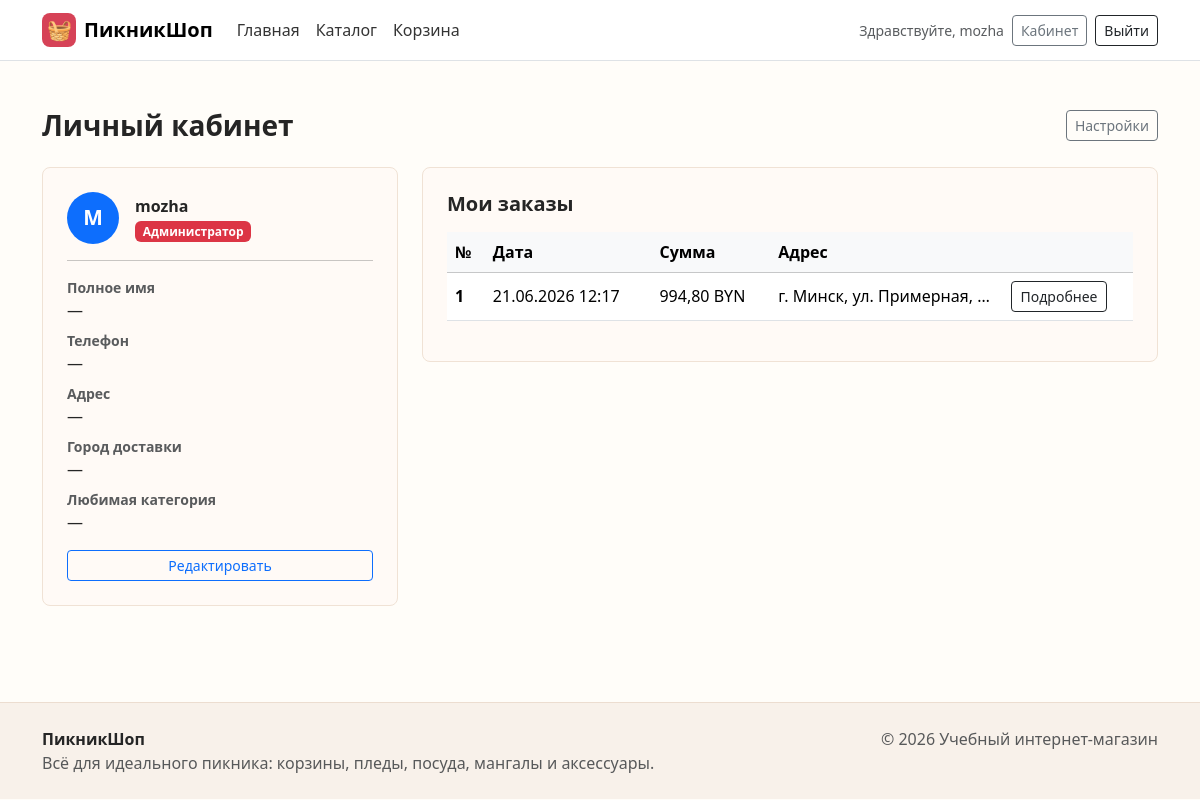
/cabinet/ (signed in), run on the app's committed database.
### shop/models.py (models this page shows, shortened)
class Profile(models.Model):
    user = models.OneToOneField(User, on_delete=models.CASCADE, related_name='profile')
    full_name = models.CharField('Полное имя', max_length=200, blank=True)
    phone = models.CharField('Телефон', max_length=20, blank=True)
    address = models.TextField('Адрес', blank=True)
    favorite_category = models.ForeignKey(
        'Category',
        verbose_name='Любимая категория',
        on_delete=models.SET_NULL,
        null=True, blank=True,
        related_name='+'
    )
    delivery_city = models.CharField('Город доставки', max_length=100, blank=True)
    class Meta:
        verbose_name = 'Профиль'
        verbose_name_plural = 'Профили'
    def role_display(self):
        if self.user.is_superuser:
            return 'Администратор'
        group = self.user.groups.first()
        return group.name if group else 'Покупатель'

class Order(models.Model):
    user = models.ForeignKey(
        User,
        on_delete=models.CASCADE,
        related_name="orders"
    )
    email = models.EmailField()
    shipping_address = models.TextField()
    total_price = models.DecimalField(max_digits=10, decimal_places=2)
    created_at = models.DateTimeField(auto_now_add=True)

### shop/views.py (the view)
# urls.py: path('cabinet/', views.cabinet_view, name='cabinet'),
@login_required
def cabinet_view(request):
    profile, _ = Profile.objects.get_or_create(user=request.user)
    orders = Order.objects.filter(user=request.user).prefetch_related('items').order_by('-created_at')
    categories = Category.objects.all()
    return render(request, 'shop/cabinet.html', {
        'profile': profile,
        'orders': orders,
        'categories': categories,
    })

### shop/models.py (called while the page is built)
    def total_price(self):
        return self.price * self.quantity

### templates/shop/cabinet.html (shortened to what this page needs)
{% extends 'base.html' %}
{% block content %}
<div class="container py-5">
    {% if not user.is_authenticated %}
        <div class="text-center py-5">
            <h2 class="mb-3">Вы не вошли в систему</h2>
            <p class="text-muted mb-4">Для доступа к личному кабинету необходимо войти.</p>
            <a href="{% url 'login' %}" class="btn btn-primary me-2">Войти</a>
            <a href="{% url 'register' %}" class="btn btn-outline-dark">Зарегистрироваться</a>
        </div>
    {% else %}
        <div class="d-flex align-items-center justify-content-between mb-4">
            <h1 class="h3 fw-bold mb-0">Личный кабинет</h1>
            <a href="{% url 'settings' %}" class="btn btn-outline-secondary btn-sm">Настройки</a>
        </div>
        <div class="row g-4">
            <div class="col-lg-4">
                <div class="filter-panel p-4 h-100">
                    <div class="d-flex align-items-center gap-3 mb-3">
                        <div class="bg-primary text-white rounded-circle d-flex align-items-center justify-content-center fw-bold"
                             style="width:52px;height:52px;font-size:1.3rem;">
                            {{ user.username|first|upper }}
                        </div>
                        <div>
                            <div class="fw-bold">{{ user.username }}</div>
                            <span class="badge
                                {% if profile.role_display == 'Администратор' %}bg-danger
                                {% elif profile.role_display == 'Менеджер' %}bg-warning text-dark
                                {% else %}bg-secondary{% endif %}">
                                {{ profile.role_display }}
                            </span>
                        </div>
                    </div>
                    <hr>
                    <div id="profile-display">
                        <dl class="mb-3">
                            <dt class="text-muted small">Полное имя</dt>
                            <dd>{{ profile.full_name|default:"—" }}</dd>
                            <dt class="text-muted small">Телефон</dt>
                            <dd>{{ profile.phone|default:"—" }}</dd>
                            <dt class="text-muted small">Адрес</dt>
                            <dd>{{ profile.address|default:"—" }}</dd>
                            <dt class="text-muted small">Город доставки</dt>
                            <dd>{{ profile.delivery_city|default:"—" }}</dd>
                            <dt class="text-muted small">Любимая категория</dt>
                            <dd>{{ profile.favorite_category|default:"—" }}</dd>
                        </dl>
                        <button class="btn btn-outline-primary btn-sm w-100" id="edit-profile-btn">Редактировать</button>
                    </div>
                </div>
            </div>
            <div class="col-lg-8">
                <div class="filter-panel p-4">
                    <h2 class="h5 fw-bold mb-3">Мои заказы</h2>
                    {% if orders %}
                        <div class="table-responsive">
                            <table class="table table-hover align-middle">
                                <thead class="table-light">
                                    <tr>
                                        <th>№</th>
                                        <th>Дата</th>
                                        <th>Сумма</th>
                                        <th>Адрес</th>
                                        <th></th>
                                    </tr>
                                </thead>
                                <tbody>
                                    {% for order in orders %}
                                        <tr>
                                            <td class="fw-semibold">{{ order.id }}</td>
                                            <td>{{ order.created_at|date:"d.m.Y H:i" }}</td>
                                            <td>{{ order.total_price }} BYN</td>
                                            <td class="text-truncate" style="max-width:200px;">{{ order.shipping_address }}</td>
                                            <td>
                                                <button class="btn btn-outline-dark btn-sm"
                                                        data-bs-toggle="collapse"
                                                        data-bs-target="#order-{{ order.id }}">
                                                    Подробнее
                                                </button>
                                            </td>
                                        </tr>
                                    {% endfor %}
                                </tbody>
                            </table>
                        </div>
                    {% else %}
                        <div class="alert alert-info mb-0">
                            У вас пока нет заказов. <a href="{% url 'product_list' %}">Перейти в каталог</a>.
                        </div>
                    {% endif %}
                </div>
            </div>
        </div>
    {% endif %}
</div>
{% endblock %}

### templates/base.html (shortened to what this page needs)
{% load static %}
<!doctype html>
<html lang="ru">
<head>
    <link href="https://cdn.jsdelivr.net/npm/bootstrap@5.3.3/dist/css/bootstrap.min.css" rel="stylesheet">
    <link rel="stylesheet" href="{% static 'css/style.css' %}">
</head>
<body>
    <nav class="navbar navbar-expand-lg bg-white border-bottom sticky-top">
        <div class="container">
            <a class="navbar-brand fw-bold d-flex align-items-center gap-2" href="{% url 'home' %}">
                <span class="brand-mark">🧺</span>
                ПикникШоп
            </a>
            <div class="collapse navbar-collapse" id="mainNavbar">
                <ul class="navbar-nav me-auto mb-2 mb-lg-0">
                    <li class="nav-item"><a class="nav-link" href="{% url 'home' %}">Главная</a></li>
                    <li class="nav-item"><a class="nav-link" href="{% url 'product_list' %}">Каталог</a></li>
                    <li class="nav-item"><a class="nav-link" href="{% url 'cart' %}">Корзина</a></li>
                </ul>
                <div class="d-flex align-items-lg-center gap-2">
                    {% if user.is_authenticated %}
                        <span class="small text-muted">Здравствуйте, {{ user.username }}</span>
                        <a class="btn btn-outline-secondary btn-sm" href="{% url 'cabinet' %}">Кабинет</a>
                        <form method="post" action="{% url 'logout' %}">
                            <button class="btn btn-outline-dark btn-sm" type="submit">Выйти</button>
                        </form>
                    {% else %}
                        <a class="btn btn-outline-dark btn-sm" href="{% url 'register' %}">Регистрация</a>
                        <a class="btn btn-primary btn-sm" href="{% url 'login' %}">Войти</a>
                    {% endif %}
                </div>
            </div>
        </div>
    </nav>
    <main>
        {% block content %}{% endblock %}
    </main>
    <footer class="site-footer mt-5">
    <div class="container py-4 d-flex flex-column flex-md-row justify-content-between gap-3">
        <div>
            <strong>ПикникШоп</strong>
            <p class="mb-0 text-muted">Всё для идеального пикника: корзины, пледы, посуда, мангалы и аксессуары.</p>
        </div>
        <div class="text-muted">© 2026 Учебный интернет-магазин</div>
    </div>
</footer>
    <div id="toast-area" class="toast-container position-fixed bottom-0 end-0 p-3"></div>
</body>
</html>

### static/css/style.css (style rules this page uses)
:root { --brand: #d64257; --brand-dark: #9f2638; --ink: #252525; --muted: #6b7280; --paper: #fffaf6; --mint: #d8f1e6; --sun: #ffd166; }
body { background: #fffdf9; color: var(--ink); }
.brand-mark { width: 34px; height: 34px; display: inline-grid; place-items: center; border-radius: 8px; background: var(--brand); color: #fff; }
.navbar .nav-link { color: #343434; font-weight: 500; }
.filter-panel { background: var(--paper); border: 1px solid #f0e2d5; border-radius: 8px; }
.site-footer { background: #f8f1ea; border-top: 1px solid #ecddd0; }

### data on the page
Profile: role_display "Администратор", full_name "—", phone "—", address "—", delivery_city "—", favorite_category "—"
Order: id "1", created_at "21.06.2026 12:17", total_price "994,80", shipping_address "г. Минск, ул. Примерная,…"

### other printed values
{{ user.username }} "mozha"
{{ user.username|first|upper }} "M"
